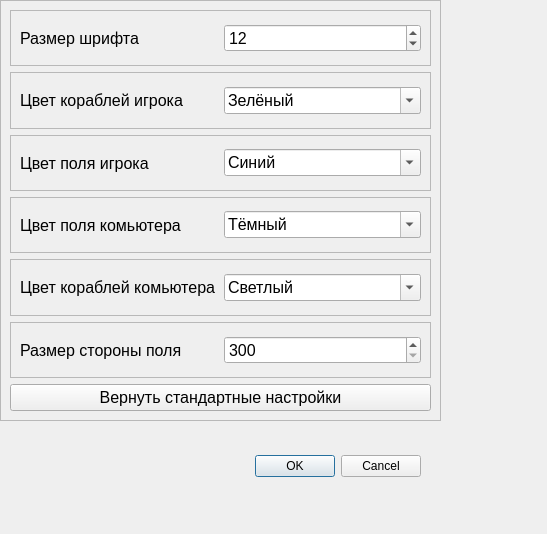
<?xml version="1.0" encoding="UTF-8"?>
<ui version="4.0">
 <class>Dialog</class>
 <widget class="QDialog" name="Dialog">
  <property name="geometry">
   <rect>
    <x>0</x>
    <y>0</y>
    <width>547</width>
    <height>534</height>
   </rect>
  </property>
  <property name="windowTitle">
   <string>Dialog</string>
  </property>
  <widget class="QDialogButtonBox" name="buttonBox">
   <property name="geometry">
    <rect>
     <x>80</x>
     <y>450</y>
     <width>341</width>
     <height>32</height>
    </rect>
   </property>
   <property name="orientation">
    <enum>Qt::Horizontal</enum>
   </property>
   <property name="standardButtons">
    <set>QDialogButtonBox::Cancel|QDialogButtonBox::Ok</set>
   </property>
  </widget>
  <widget class="QFrame" name="main_set_frame">
   <property name="geometry">
    <rect>
     <x>0</x>
     <y>0</y>
     <width>441</width>
     <height>421</height>
    </rect>
   </property>
   <property name="frameShape">
    <enum>QFrame::StyledPanel</enum>
   </property>
   <property name="frameShadow">
    <enum>QFrame::Raised</enum>
   </property>
   <layout class="QVBoxLayout" name="verticalLayout">
    <item>
     <widget class="QFrame" name="frame">
      <property name="frameShape">
       <enum>QFrame::StyledPanel</enum>
      </property>
      <property name="frameShadow">
       <enum>QFrame::Raised</enum>
      </property>
      <layout class="QHBoxLayout" name="horizontalLayout_2">
       <item>
        <widget class="QLabel" name="label_font_3">
         <property name="font">
          <font>
           <family>Arial</family>
           <pointsize>12</pointsize>
           <weight>50</weight>
           <bold>false</bold>
          </font>
         </property>
         <property name="text">
          <string>Размер шрифта</string>
         </property>
        </widget>
       </item>
       <item>
        <widget class="QSpinBox" name="spinBox_font_3">
         <property name="font">
          <font>
           <family>Arial</family>
           <pointsize>12</pointsize>
          </font>
         </property>
         <property name="minimum">
          <number>10</number>
         </property>
         <property name="maximum">
          <number>20</number>
         </property>
         <property name="value">
          <number>12</number>
         </property>
        </widget>
       </item>
      </layout>
     </widget>
    </item>
    <item>
     <widget class="QFrame" name="frame_7">
      <property name="frameShape">
       <enum>QFrame::StyledPanel</enum>
      </property>
      <property name="frameShadow">
       <enum>QFrame::Raised</enum>
      </property>
      <layout class="QHBoxLayout" name="horizontalLayout_4">
       <item>
        <widget class="QLabel" name="label_fild_size_3">
         <property name="font">
          <font>
           <family>Arial</family>
           <pointsize>12</pointsize>
           <weight>50</weight>
           <bold>false</bold>
          </font>
         </property>
         <property name="text">
          <string>Цвет кораблей игрока</string>
         </property>
        </widget>
       </item>
       <item>
        <widget class="QComboBox" name="cb_color_fild_player_2">
         <property name="font">
          <font>
           <family>Arial</family>
           <pointsize>12</pointsize>
          </font>
         </property>
         <property name="editable">
          <bool>true</bool>
         </property>
         <property name="currentText">
          <string>Зелёный</string>
         </property>
         <property name="currentIndex">
          <number>1</number>
         </property>
         <item>
          <property name="text">
           <string>Синий</string>
          </property>
         </item>
         <item>
          <property name="text">
           <string>Зелёный</string>
          </property>
         </item>
         <item>
          <property name="text">
           <string>Красный</string>
          </property>
         </item>
         <item>
          <property name="text">
           <string>Серый</string>
          </property>
         </item>
         <item>
          <property name="text">
           <string>Тёмный</string>
          </property>
         </item>
         <item>
          <property name="text">
           <string>Светлый</string>
          </property>
         </item>
        </widget>
       </item>
      </layout>
     </widget>
    </item>
    <item>
     <widget class="QFrame" name="frame_9">
      <property name="frameShape">
       <enum>QFrame::StyledPanel</enum>
      </property>
      <property name="frameShadow">
       <enum>QFrame::Raised</enum>
      </property>
      <layout class="QHBoxLayout" name="horizontalLayout_3">
       <item>
        <widget class="QLabel" name="label_fild_size_2">
         <property name="font">
          <font>
           <family>Arial</family>
           <pointsize>12</pointsize>
           <weight>50</weight>
           <bold>false</bold>
          </font>
         </property>
         <property name="text">
          <string>Цвет поля игрока</string>
         </property>
        </widget>
       </item>
       <item>
        <widget class="QComboBox" name="cb_color_fild_player">
         <property name="font">
          <font>
           <family>Arial</family>
           <pointsize>12</pointsize>
          </font>
         </property>
         <property name="editable">
          <bool>true</bool>
         </property>
         <property name="currentText">
          <string>Синий</string>
         </property>
         <property name="currentIndex">
          <number>0</number>
         </property>
         <item>
          <property name="text">
           <string>Синий</string>
          </property>
         </item>
         <item>
          <property name="text">
           <string>Зелёный</string>
          </property>
         </item>
         <item>
          <property name="text">
           <string>Красный</string>
          </property>
         </item>
         <item>
          <property name="text">
           <string>Серый</string>
          </property>
         </item>
         <item>
          <property name="text">
           <string>Тёмный</string>
          </property>
         </item>
         <item>
          <property name="text">
           <string>Светлый</string>
          </property>
         </item>
        </widget>
       </item>
      </layout>
     </widget>
    </item>
    <item>
     <widget class="QFrame" name="frame_11">
      <property name="frameShape">
       <enum>QFrame::StyledPanel</enum>
      </property>
      <property name="frameShadow">
       <enum>QFrame::Raised</enum>
      </property>
      <layout class="QHBoxLayout" name="horizontalLayout_6">
       <item>
        <widget class="QLabel" name="label_fild_size_4">
         <property name="font">
          <font>
           <family>Arial</family>
           <pointsize>12</pointsize>
           <weight>50</weight>
           <bold>false</bold>
          </font>
         </property>
         <property name="text">
          <string>Цвет поля комьютера</string>
         </property>
        </widget>
       </item>
       <item>
        <widget class="QComboBox" name="cb_color_fild_player_3">
         <property name="font">
          <font>
           <family>Arial</family>
           <pointsize>12</pointsize>
          </font>
         </property>
         <property name="editable">
          <bool>true</bool>
         </property>
         <property name="currentText">
          <string>Тёмный</string>
         </property>
         <property name="currentIndex">
          <number>4</number>
         </property>
         <item>
          <property name="text">
           <string>Синий</string>
          </property>
         </item>
         <item>
          <property name="text">
           <string>Зелёный</string>
          </property>
         </item>
         <item>
          <property name="text">
           <string>Красный</string>
          </property>
         </item>
         <item>
          <property name="text">
           <string>Серый</string>
          </property>
         </item>
         <item>
          <property name="text">
           <string>Тёмный</string>
          </property>
         </item>
         <item>
          <property name="text">
           <string>Светлый</string>
          </property>
         </item>
        </widget>
       </item>
      </layout>
     </widget>
    </item>
    <item>
     <widget class="QFrame" name="frame_10">
      <property name="frameShape">
       <enum>QFrame::StyledPanel</enum>
      </property>
      <property name="frameShadow">
       <enum>QFrame::Raised</enum>
      </property>
      <layout class="QHBoxLayout" name="horizontalLayout_5">
       <item>
        <widget class="QLabel" name="label_fild_size_5">
         <property name="font">
          <font>
           <family>Arial</family>
           <pointsize>12</pointsize>
           <weight>50</weight>
           <bold>false</bold>
          </font>
         </property>
         <property name="text">
          <string>Цвет кораблей комьютера</string>
         </property>
        </widget>
       </item>
       <item>
        <widget class="QComboBox" name="cb_color_fild_player_4">
         <property name="font">
          <font>
           <family>Arial</family>
           <pointsize>12</pointsize>
          </font>
         </property>
         <property name="editable">
          <bool>true</bool>
         </property>
         <property name="currentText">
          <string>Светлый</string>
         </property>
         <property name="currentIndex">
          <number>5</number>
         </property>
         <item>
          <property name="text">
           <string>Синий</string>
          </property>
         </item>
         <item>
          <property name="text">
           <string>Зелёный</string>
          </property>
         </item>
         <item>
          <property name="text">
           <string>Красный</string>
          </property>
         </item>
         <item>
          <property name="text">
           <string>Серый</string>
          </property>
         </item>
         <item>
          <property name="text">
           <string>Тёмный</string>
          </property>
         </item>
         <item>
          <property name="text">
           <string>Светлый</string>
          </property>
         </item>
        </widget>
       </item>
      </layout>
     </widget>
    </item>
    <item>
     <widget class="QFrame" name="frame_8">
      <property name="frameShape">
       <enum>QFrame::StyledPanel</enum>
      </property>
      <property name="frameShadow">
       <enum>QFrame::Raised</enum>
      </property>
      <layout class="QHBoxLayout" name="horizontalLayout">
       <item>
        <widget class="QLabel" name="label_fild_size">
         <property name="font">
          <font>
           <family>Arial</family>
           <pointsize>12</pointsize>
           <weight>50</weight>
           <bold>false</bold>
          </font>
         </property>
         <property name="text">
          <string>Размер стороны поля</string>
         </property>
        </widget>
       </item>
       <item>
        <widget class="QSpinBox" name="spinBox_fild_size">
         <property name="font">
          <font>
           <family>Arial</family>
           <pointsize>12</pointsize>
          </font>
         </property>
         <property name="minimum">
          <number>300</number>
         </property>
         <property name="maximum">
          <number>500</number>
         </property>
         <property name="value">
          <number>300</number>
         </property>
        </widget>
       </item>
      </layout>
     </widget>
    </item>
    <item>
     <widget class="QPushButton" name="b_to_default">
      <property name="font">
       <font>
        <pointsize>12</pointsize>
       </font>
      </property>
      <property name="text">
       <string>Вернуть стандартные настройки</string>
      </property>
     </widget>
    </item>
   </layout>
  </widget>
 </widget>
 <resources/>
 <connections>
  <connection>
   <sender>buttonBox</sender>
   <signal>accepted()</signal>
   <receiver>Dialog</receiver>
   <slot>accept()</slot>
   <hints>
    <hint type="sourcelabel">
     <x>248</x>
     <y>254</y>
    </hint>
    <hint type="destinationlabel">
     <x>157</x>
     <y>274</y>
    </hint>
   </hints>
  </connection>
  <connection>
   <sender>buttonBox</sender>
   <signal>rejected()</signal>
   <receiver>Dialog</receiver>
   <slot>reject()</slot>
   <hints>
    <hint type="sourcelabel">
     <x>316</x>
     <y>260</y>
    </hint>
    <hint type="destinationlabel">
     <x>286</x>
     <y>274</y>
    </hint>
   </hints>
  </connection>
 </connections>
</ui>
